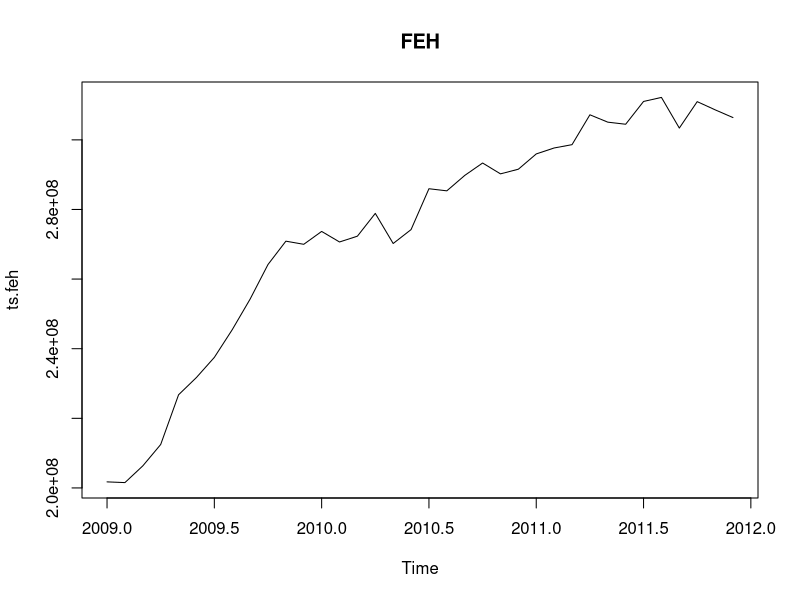
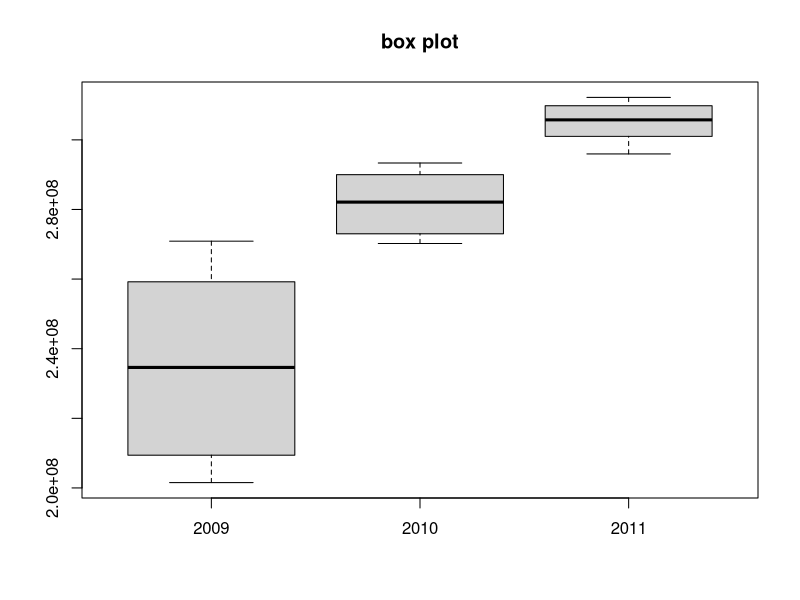

Write R code to recreate these figures, in order.
## ---- chunk 1
GNI.5Y<-read.csv(file="data/bok.csv",header=T,row.names=1)
GNI.5Y
## ---- chunk 2
colSums(GNI.5Y)
rowMeans(GNI.5Y)
## ---- chunk 3
vec.feh<-scan(file="data/bok.txt")
vec.feh
## ---- chunk 4
ts.feh<-ts(scan(file="data/bok.txt"),start=2009,frequency=12)
ts.feh
## ---- chunk 5
plot(ts.feh, main="FEH")
## ---- chunk 6
mat.feh<-matrix(scan(file="data/bok.txt"), ncol=3, dimnames=list(c(1:12),c(2009,2010,2011)))
mat.feh
## ---- chunk 7
boxplot(mat.feh,main="box plot")
